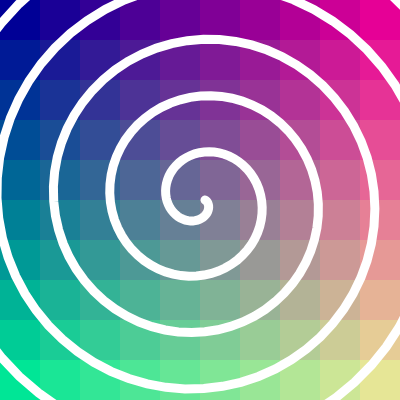
Frame 1 (no input)
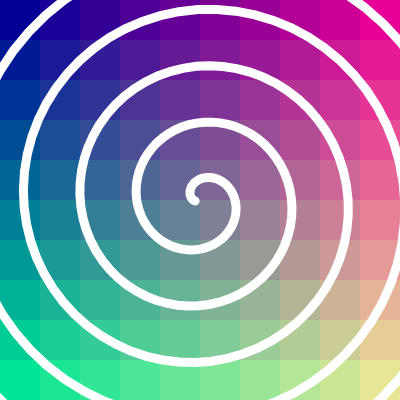
Frame 60 (no input)
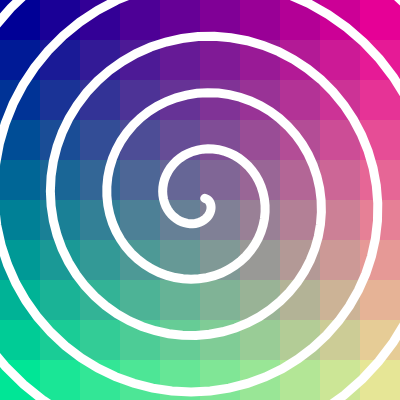
Frame 120 (the mouse pressed at the canvas centre since frame 60)

The p5.js sketch that drew these frames (run headless with seeded random() and noise() and a simulated clock; from frame 60 on, the mouse is pressed at the canvas centre):

// p5.js sketch
// ── sketch.js
let angle = 0;
let cellSize = 40;

function setup() {
  createCanvas(400, 400);
  colorMode(RGB, 255); // Set color mode to RGB
  noStroke();
}

function draw() {
  background(220); // Clear the canvas
noStroke();
  // Draw the grid
  for (let x = 0; x < width; x += cellSize) {
    for (let y = 0; y < height; y += cellSize) {
      fill(map(x, 0, width, 0, 255), map(y, 0, height, 0, 255), 150);
      rect(x, y, cellSize, cellSize);
    }
  }

  // Draw the animated spiral
  noFill();
  stroke(255);
  strokeWeight(9);

  let centerX = width / 2;
  let centerY = height / 2;
  let radius = 5;

  beginShape();
  for (let a = 0; a < TWO_PI * 5; a += 0.1) {
    let r = radius + a * 9;
    let x = centerX + cos(a + angle) * r;
    let y = centerY + sin(a + angle) * r;
    vertex(x, y);
  }
  endShape();

  // Update the angle to animate the spiral
  angle += 0.05;
}
